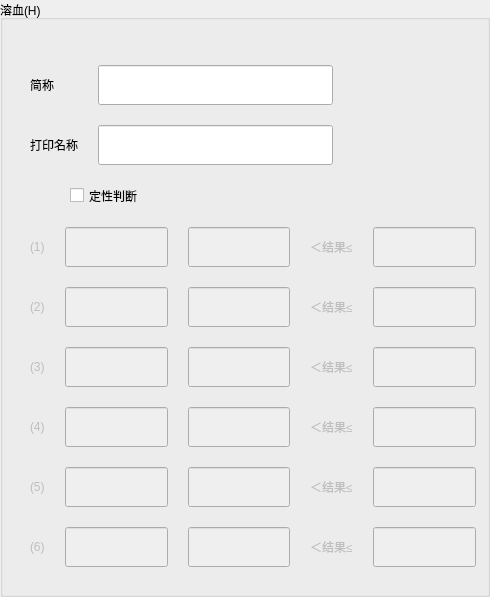
        <widget class="QGroupBox" name="groupBox_H">
         <property name="title">
          <string>溶血(H)</string>
         </property>
         <property name="borders" stdset="0">
          <string notr="true">group_tit</string>
         </property>
         <widget class="QWidget" name="gridWidget_2" native="true">
          <property name="enabled">
           <bool>false</bool>
          </property>
          <property name="geometry">
           <rect>
            <x>30</x>
            <y>227</y>
            <width>446</width>
            <height>361</height>
           </rect>
          </property>
          <layout class="QGridLayout" name="gridLayout_2">
           <property name="leftMargin">
            <number>0</number>
           </property>
           <property name="topMargin">
            <number>0</number>
           </property>
           <property name="rightMargin">
            <number>0</number>
           </property>
           <property name="bottomMargin">
            <number>0</number>
           </property>
           <property name="spacing">
            <number>20</number>
           </property>
           <item row="1" column="1">
            <widget class="QLineEdit" name="qualitative_tag_linedit_h_2">
             <property name="enabled">
              <bool>false</bool>
             </property>
             <property name="minimumSize">
              <size>
               <width>0</width>
               <height>40</height>
              </size>
             </property>
             <property name="text">
              <string/>
             </property>
             <property name="maxLength">
              <number>8</number>
             </property>
            </widget>
           </item>
           <item row="0" column="1">
            <widget class="QLineEdit" name="qualitative_tag_linedit_h_1">
             <property name="enabled">
              <bool>false</bool>
             </property>
             <property name="minimumSize">
              <size>
               <width>0</width>
               <height>40</height>
              </size>
             </property>
             <property name="text">
              <string/>
             </property>
             <property name="maxLength">
              <number>8</number>
             </property>
            </widget>
           </item>
           <item row="2" column="4">
            <widget class="QLineEdit" name="qualitative_up_linedit_h_3">
             <property name="minimumSize">
              <size>
               <width>0</width>
               <height>40</height>
              </size>
             </property>
             <property name="maxLength">
              <number>8</number>
             </property>
            </widget>
           </item>
           <item row="0" column="2">
            <widget class="QLineEdit" name="qualitative_low_linedit_h_1">
             <property name="enabled">
              <bool>false</bool>
             </property>
             <property name="minimumSize">
              <size>
               <width>0</width>
               <height>40</height>
              </size>
             </property>
            </widget>
           </item>
           <item row="0" column="3">
            <widget class="QLabel" name="label_h_1">
             <property name="text">
              <string>＜结果≤</string>
             </property>
            </widget>
           </item>
           <item row="1" column="4">
            <widget class="QLineEdit" name="qualitative_up_linedit_h_2">
             <property name="minimumSize">
              <size>
               <width>0</width>
               <height>40</height>
              </size>
             </property>
             <property name="maxLength">
              <number>8</number>
             </property>
            </widget>
           </item>
           <item row="1" column="0">
            <widget class="QLabel" name="qualitative_seq_label_h_2">
             <property name="text">
              <string>(2)</string>
             </property>
            </widget>
           </item>
           <item row="0" column="0">
            <widget class="QLabel" name="qualitative_seq_label_h_1">
             <property name="text">
              <string>(1)</string>
             </property>
            </widget>
           </item>
           <item row="1" column="3">
            <widget class="QLabel" name="label_h_2">
             <property name="text">
              <string>＜结果≤</string>
             </property>
            </widget>
           </item>
           <item row="0" column="4">
            <widget class="QLineEdit" name="qualitative_up_linedit_h_1">
             <property name="minimumSize">
              <size>
               <width>0</width>
               <height>40</height>
              </size>
             </property>
             <property name="maxLength">
              <number>8</number>
             </property>
            </widget>
           </item>
           <item row="2" column="3">
            <widget class="QLabel" name="label_h_3">
             <property name="text">
              <string>＜结果≤</string>
             </property>
            </widget>
           </item>
           <item row="2" column="0">
            <widget class="QLabel" name="qualitative_seq_label_h_3">
             <property name="text">
              <string>(3)</string>
             </property>
            </widget>
           </item>
           <item row="1" column="2">
            <widget class="QLineEdit" name="qualitative_low_linedit_h_2">
             <property name="minimumSize">
              <size>
               <width>0</width>
               <height>40</height>
              </size>
             </property>
             <property name="maxLength">
              <number>8</number>
             </property>
            </widget>
           </item>
           <item row="2" column="2">
            <widget class="QLineEdit" name="qualitative_low_linedit_h_3">
             <property name="minimumSize">
              <size>
               <width>0</width>
               <height>40</height>
              </size>
             </property>
             <property name="maxLength">
              <number>8</number>
             </property>
            </widget>
           </item>
           <item row="2" column="1">
            <widget class="QLineEdit" name="qualitative_tag_linedit_h_3">
             <property name="enabled">
              <bool>false</bool>
             </property>
             <property name="minimumSize">
              <size>
               <width>0</width>
               <height>40</height>
              </size>
             </property>
             <property name="text">
              <string/>
             </property>
             <property name="maxLength">
              <number>8</number>
             </property>
            </widget>
           </item>
           <item row="3" column="1">
            <widget class="QLineEdit" name="qualitative_tag_linedit_h_4">
             <property name="enabled">
              <bool>false</bool>
             </property>
             <property name="minimumSize">
              <size>
               <width>0</width>
               <height>40</height>
              </size>
             </property>
             <property name="text">
              <string/>
             </property>
             <property name="maxLength">
              <number>8</number>
             </property>
            </widget>
           </item>
           <item row="3" column="2">
            <widget class="QLineEdit" name="qualitative_low_linedit_h_4">
             <property name="minimumSize">
              <size>
               <width>0</width>
               <height>40</height>
              </size>
             </property>
             <property name="maxLength">
              <number>8</number>
             </property>
            </widget>
           </item>
           <item row="3" column="0">
            <widget class="QLabel" name="qualitative_seq_label_h_4">
             <property name="text">
              <string>(4)</string>
             </property>
            </widget>
           </item>
           <item row="3" column="3">
            <widget class="QLabel" name="label_h_4">
             <property name="text">
              <string>＜结果≤</string>
             </property>
            </widget>
           </item>
           <item row="3" column="4">
            <widget class="QLineEdit" name="qualitative_up_linedit_h_4">
             <property name="minimumSize">
              <size>
               <width>0</width>
               <height>40</height>
              </size>
             </property>
             <property name="maxLength">
              <number>8</number>
             </property>
            </widget>
           </item>
           <item row="4" column="4">
            <widget class="QLineEdit" name="qualitative_up_linedit_h_5">
             <property name="minimumSize">
              <size>
               <width>0</width>
               <height>40</height>
              </size>
             </property>
             <property name="maxLength">
              <number>8</number>
             </property>
            </widget>
           </item>
           <item row="4" column="1">
            <widget class="QLineEdit" name="qualitative_tag_linedit_h_5">
             <property name="enabled">
              <bool>false</bool>
             </property>
             <property name="minimumSize">
              <size>
               <width>0</width>
               <height>40</height>
              </size>
             </property>
             <property name="text">
              <string/>
             </property>
             <property name="maxLength">
              <number>8</number>
             </property>
            </widget>
           </item>
           <item row="4" column="3">
            <widget class="QLabel" name="label_h_5">
             <property name="text">
              <string>＜结果≤</string>
             </property>
            </widget>
           </item>
           <item row="4" column="0">
            <widget class="QLabel" name="qualitative_seq_label_h_5">
             <property name="text">
              <string>(5)</string>
             </property>
            </widget>
           </item>
           <item row="4" column="2">
            <widget class="QLineEdit" name="qualitative_low_linedit_h_5">
             <property name="minimumSize">
              <size>
               <width>0</width>
               <height>40</height>
              </size>
             </property>
             <property name="maxLength">
              <number>8</number>
             </property>
            </widget>
           </item>
           <item row="5" column="2">
            <widget class="QLineEdit" name="qualitative_low_linedit_h_6">
             <property name="minimumSize">
              <size>
               <width>0</width>
               <height>40</height>
              </size>
             </property>
             <property name="maxLength">
              <number>8</number>
             </property>
            </widget>
           </item>
           <item row="5" column="1">
            <widget class="QLineEdit" name="qualitative_tag_linedit_h_6">
             <property name="enabled">
              <bool>false</bool>
             </property>
             <property name="minimumSize">
              <size>
               <width>0</width>
               <height>40</height>
              </size>
             </property>
             <property name="text">
              <string/>
             </property>
             <property name="maxLength">
              <number>8</number>
             </property>
            </widget>
           </item>
           <item row="5" column="3">
            <widget class="QLabel" name="label_h_6">
             <property name="text">
              <string>＜结果≤</string>
             </property>
            </widget>
           </item>
           <item row="5" column="0">
            <widget class="QLabel" name="qualitative_seq_label_h_6">
             <property name="text">
              <string>(6)</string>
             </property>
            </widget>
           </item>
           <item row="5" column="4">
            <widget class="QLineEdit" name="qualitative_up_linedit_h_6">
             <property name="enabled">
              <bool>false</bool>
             </property>
             <property name="minimumSize">
              <size>
               <width>0</width>
               <height>40</height>
              </size>
             </property>
            </widget>
           </item>
           <item row="6" column="2">
            <spacer name="verticalSpacer_7">
             <property name="orientation">
              <enum>Qt::Vertical</enum>
             </property>
             <property name="sizeHint" stdset="0">
              <size>
               <width>20</width>
               <height>40</height>
              </size>
             </property>
            </spacer>
           </item>
          </layout>
         </widget>
         <widget class="QCheckBox" name="enable_ckbox_h">
          <property name="geometry">
           <rect>
            <x>70</x>
            <y>180</y>
            <width>411</width>
            <height>31</height>
           </rect>
          </property>
          <property name="text">
           <string>定性判断</string>
          </property>
         </widget>
         <widget class="QWidget" name="widget_12" native="true">
          <property name="geometry">
           <rect>
            <x>30</x>
            <y>65</y>
            <width>431</width>
            <height>131</height>
           </rect>
          </property>
          <layout class="QGridLayout" name="gridLayout_7">
           <property name="leftMargin">
            <number>0</number>
           </property>
           <property name="topMargin">
            <number>0</number>
           </property>
           <property name="rightMargin">
            <number>0</number>
           </property>
           <property name="bottomMargin">
            <number>0</number>
           </property>
           <property name="spacing">
            <number>20</number>
           </property>
           <item row="0" column="2">
            <spacer name="horizontalSpacer_7">
             <property name="orientation">
              <enum>Qt::Horizontal</enum>
             </property>
             <property name="sizeHint" stdset="0">
              <size>
               <width>40</width>
               <height>20</height>
              </size>
             </property>
            </spacer>
           </item>
           <item row="0" column="0">
            <widget class="QLabel" name="label_16">
             <property name="text">
              <string>简称</string>
             </property>
            </widget>
           </item>
           <item row="0" column="1">
            <widget class="QLineEdit" name="hNameEdit">
             <property name="minimumSize">
              <size>
               <width>235</width>
               <height>40</height>
              </size>
             </property>
             <property name="maximumSize">
              <size>
               <width>235</width>
               <height>40</height>
              </size>
             </property>
             <property name="maxLength">
              <number>21</number>
             </property>
            </widget>
           </item>
           <item row="1" column="0">
            <widget class="QLabel" name="label_15">
             <property name="text">
              <string>打印名称</string>
             </property>
            </widget>
           </item>
           <item row="1" column="1">
            <widget class="QLineEdit" name="hPrintNameEdit">
             <property name="minimumSize">
              <size>
               <width>235</width>
               <height>40</height>
              </size>
             </property>
             <property name="maximumSize">
              <size>
               <width>235</width>
               <height>40</height>
              </size>
             </property>
             <property name="maxLength">
              <number>21</number>
             </property>
            </widget>
           </item>
           <item row="2" column="1">
            <spacer name="verticalSpacer_4">
             <property name="orientation">
              <enum>Qt::Vertical</enum>
             </property>
             <property name="sizeHint" stdset="0">
              <size>
               <width>20</width>
               <height>40</height>
              </size>
             </property>
            </spacer>
           </item>
          </layout>
         </widget>
        </widget>
